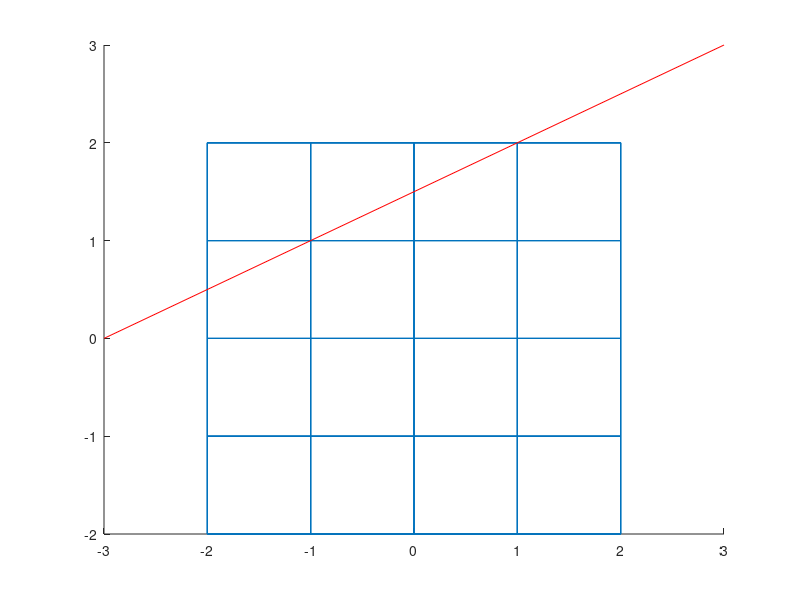

This chart was generated by the following MATLAB code:
drawTheGrid = true;

% the points
p1x = -3;
p1y = 0;

p2x = 3;
p2y = 3;

p1 = [p1x p1y];
p2 = [p2x p2y];

% the number of planes
Nx = 5;
Ny = 5;

% separation between planes
d = 1;

% position of first plane (in x or y)
X0 = -2;
Y0 = -2;


if (drawTheGrid == true) 
% draw the grid

    % edges
    X_start = X0;
    X_end = X0 + (Nx-1) * d;
    
    Y_start = Y0;
    Y_end = Y0 + (Ny-1) * d;

    figure;
    hold on;
    for i = 1:Nx
        for j = 1:Ny
            Xb = X0 + (i-1)*d;
            Yb = Y0 + (j-1)*d;
            line([Xb Xb], [Y_start Y_end]);
            line([X_start X_end], [Yb Yb]);
        end
    end


    %plot(A(1),A(2),'o');
    %plot(B(1),B(2),'*');
    plot([p1x p2x], [p1y p2y], 'r');
end

% find alpha_min and alpha_max
alpha_x0 = (X0 - p1x)/(p2x - p1x);
alpha_xf = (X0 + (Nx-1)*d - p1x) / (p2x - p1x); 

alpha_y0 = (Y0 - p1y)/(p2y - p1y);
alpha_yf = (Y0 + (Ny-1)*d - p1y) / (p2y - p1y); 

alpha_xmin = min([alpha_x0, alpha_xf]);
alpha_xmax = max([alpha_x0, alpha_xf]);

alpha_ymin = min([alpha_y0, alpha_yf]);
alpha_ymax = max([alpha_y0, alpha_yf]);

alpha_min = max([alpha_xmin, alpha_ymin]);
alpha_max = min([alpha_xmax, alpha_ymax]);






%# this  is computing imin, imax, jmin, jmax
%# need to find intersection alpha values
if (alpha_min < alpha_max) 
    disp('Intersecting voxel space...');
end

if (p1x < p2x) 
  
  if (alpha_min == alpha_xmin)
    i_min = 1;
  else 
    i_min = ceil((p1x + alpha_min *  (p2x - p1x) - X0)/d);
  end
  
  if (alpha_max == alpha_xmax) 
    i_max = Nx - 1;
  else
    i_max = floor((p1x + alpha_max * (p2x - p1x) - X0)/d);
  end
  
  alphax = ((X0 + i_min * d) - p1x)/(p2x - p1x);
  
elseif (p1x > p2x) 
  
  if (alpha_min == alpha_xmin)
    i_max = Nx - 2;
  else 
    i_max = floor((p1x + alpha_min * (p2x - p1x) - X0)/d);
  end
  
  if (alpha_max == alpha_xmax) 
    i_min = 0;
  else
    i_min = ceil((p1x + alpha_max * (p2x - p1x) - X0)/d);
  end
  
  alphax = ((X0 + i_max * d) - p1x)/(p2x - p1x);
  
else 
  disp('Special case: p1x and p2x are the same');
end



if (p1y < p2y) 
  
  if (alpha_min == alpha_ymin)
    j_min = 1;
  else 
    j_min = ceil((p1y + alpha_min *  (p2y - p1y) - Y0)/d);
  end
  
  if (alpha_max == alpha_ymax) 
    j_max = Ny - 1;
  else
    j_max = floor((p1y + alpha_max * (p2y - p1y) - Y0)/d);
  end
  
  alphay = ((Y0 + j_min * d) - p1y)/(p2y - p1y);

  
elseif (p1y > p2y) 

  if (alpha_min == alpha_ymin)
    j_max = Ny - 2;
  else 
    j_max = floor((p1y + alpha_min * (p2y - p1y) - Y0)/d);
  end
  
  if (alpha_max == alpha_ymax) 
    j_min = 0;
  else
    j_min = ceil((p1y + alpha_max * (p2y - p1y) - Y0)/d);
  end
 
  alphay = ((Y0 + j_max * d) - p1y)/(p2y - p1y);

 
else 
  disp('Special case: p1y and p2y are the same');
end
    
%# calculate first interected pixel indices

alphatmp = (min(alphax, alphay) + alpha_min)/2;

i = floor( (p1x + alphatmp * (p2x - p1x) - X0)/d );
j = floor( (p1y + alphatmp * (p2y - p1y) - Y0)/d );


alphaxu = abs(X0 / (p2x - p1x));
if (p1x < p2x) 
  iu = 1;
elseif (p1x > p2x)
  iu = -1;
elseif (p1x == p2x) 
  disp('Special case!');
end

alphayu = abs(Y0 / (p2y - p1y));
if (p1y < p2y) 
  ju = 1;
elseif (p1y > p2y) 
  ju = -1;
elseif (p1y == p2y) 
  disp('Speical case y!');
end


%# finally

Nv = 4; %# numer of pixels intersected
%# dconv is from beginning to end
dconv = sqrt( (p2x - p1x)^2 + (p2y - p1y)^2 );
d12 = 0;
alphac = alpha_min;

disp(['Indicies: ', num2str(i),' ', num2str(j)]);
for k = 1:Nv
  if (alphax <= alphay) 
    l = (alphax - alphac) * dconv;
    d12 = d12 + l;
    i = i + iu;
    alphac = alphax;
    alphax = alphax + alphaxu;
  elseif (alphax > alphay) 
    l = (alphay - alphac) * dconv;
    d12 = d12 + l;
    j = j + ju;
    alphac = alphay;
    alphay = alphay + alphayu;
  end
  disp(['Indicies: ', num2str(i),' ', num2str(j), ' ', num2str(l)]);
end

disp(['Distance: ', num2str(d12)]);





